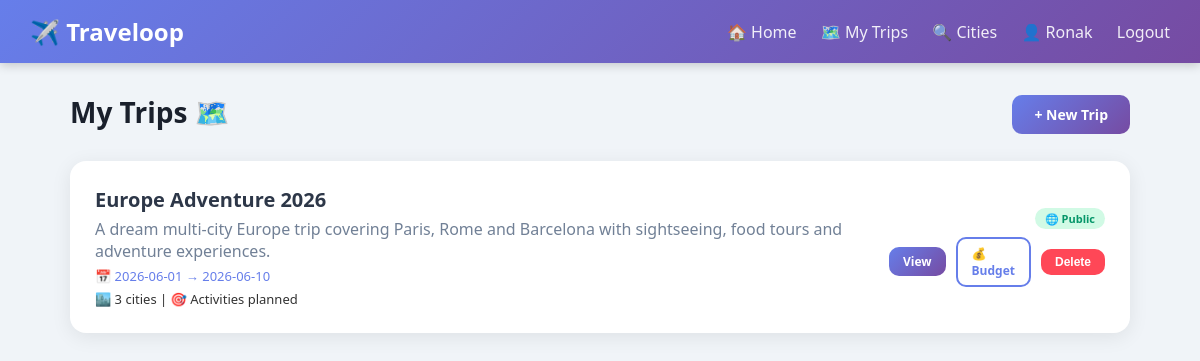
The page /trips (signed in) on the database its author committed.
### app.py (models this page shows)
class User(UserMixin, db.Model):
    id = db.Column(db.Integer, primary_key=True)
    name = db.Column(db.String(100), nullable=False)
    email = db.Column(db.String(120), unique=True, nullable=False)
    password = db.Column(db.String(200), nullable=False)
    created_at = db.Column(db.DateTime, default=datetime.utcnow)
    trips = db.relationship('Trip', backref='user', lazy=True, cascade='all, delete-orphan')

class Trip(db.Model):
    id = db.Column(db.Integer, primary_key=True)
    name = db.Column(db.String(200), nullable=False)
    description = db.Column(db.Text)
    start_date = db.Column(db.Date)
    end_date = db.Column(db.Date)
    is_public = db.Column(db.Boolean, default=False)
    total_budget = db.Column(db.Float, default=0.0)
    created_at = db.Column(db.DateTime, default=datetime.utcnow)
    user_id = db.Column(db.Integer, db.ForeignKey('user.id'), nullable=False)
    stops = db.relationship('Stop', backref='trip', lazy=True, cascade='all, delete-orphan', order_by='Stop.order')
    notes = db.relationship('Note', backref='trip', lazy=True, cascade='all, delete-orphan')
    checklist = db.relationship('ChecklistItem', backref='trip', lazy=True, cascade='all, delete-orphan')

### app.py (the view)
@app.route('/trips')
@login_required
def my_trips():
    trips = Trip.query.filter_by(user_id=current_user.id).order_by(Trip.created_at.desc()).all()
    return render_template('trips.html', trips=trips)

### app.py (called while the page is built)
@login_manager.user_loader
def load_user(user_id):
    return User.query.get(int(user_id))

### templates/trips.html
{% extends 'base.html' %}
{% block content %}
<div class="flex-between" style="margin-bottom:25px">
  <h1>My Trips 🗺️</h1>
  <a href="/trip/create" class="btn btn-primary">+ New Trip</a>
</div>
{% if trips %}
{% for trip in trips %}
<div class="card">
  <div class="flex-between">
    <div>
      <h2 style="margin-bottom:5px">{{trip.name}}</h2>
      <p class="text-gray">{{trip.description or 'No description added'}}</p>
      {% if trip.start_date %}<p style="font-size:13px;color:#667eea;margin-top:5px">📅 {{trip.start_date}} → {{trip.end_date}}</p>{% endif %}
      <p style="font-size:13px;margin-top:5px">🏙️ {{trip.stops|length}} cities | 🎯 Activities planned</p>
    </div>
    <div class="flex" style="flex-direction:column;gap:8px;align-items:flex-end">
      {% if trip.is_public %}<span class="badge badge-green">🌐 Public</span>{% else %}<span class="badge badge-blue">🔒 Private</span>{% endif %}
      <div class="flex">
        <a href="/trip/{{trip.id}}" class="btn btn-primary btn-sm">View</a>
        <a href="/trip/{{trip.id}}/budget" class="btn btn-outline btn-sm">💰 Budget</a>
        <form method="POST" action="/trip/{{trip.id}}/delete" style="display:inline" onsubmit="return confirm('Delete this trip?')">
          <button type="submit" class="btn btn-danger btn-sm">Delete</button>
        </form>
      </div>
    </div>
  </div>
</div>
{% endfor %}
{% else %}
<div class="card" style="text-align:center;padding:60px">
  <div style="font-size:50px">✈️</div>
  <h2>No trips planned yet</h2>
  <a href="/trip/create" class="btn btn-primary mt-20">Plan Your First Trip</a>
</div>
{% endif %}
{% endblock %}

### templates/base.html (shortened to what this page needs)
<!DOCTYPE html>
<html lang="en">
<head>
</head>
<body>
<nav>
  <a href="/" class="nav-brand">✈️ Traveloop</a>
  <div class="nav-links">
    {% if current_user.is_authenticated %}
      <a href="/dashboard">🏠 Home</a>
      <a href="/trips">🗺️ My Trips</a>
      <a href="/search/cities">🔍 Cities</a>
      <a href="/profile">👤 {{current_user.name}}</a>
      <a href="/logout">Logout</a>
    {% else %}
      <a href="/login">Login</a>
      <a href="/signup">Sign Up</a>
    {% endif %}
  </div>
</nav>
<div class="container">
{% block content %}{% endblock %}
</div>
</body>
</html>

### templates/base.html (style rules this page uses)
* { margin:0;padding:0;box-sizing:border-box }
body { font-family:'Segoe UI',sans-serif;background:#f0f4f8;color:#333 }
nav { background:linear-gradient(135deg,#667eea,#764ba2);padding:15px 30px;display:flex;justify-content:space-between;align-items:center;box-shadow:0 2px 10px rgba(0,0,0,0.2) }
.nav-brand { color:white;font-size:24px;font-weight:800;text-decoration:none }
.nav-links a { color:rgba(255,255,255,0.9);text-decoration:none;margin-left:20px;font-weight:500;transition:color 0.2s }
.container { max-width:1100px;margin:30px auto;padding:0 20px }
.card { background:white;border-radius:16px;padding:25px;box-shadow:0 4px 20px rgba(0,0,0,0.08);margin-bottom:20px }
.btn { display:inline-block;padding:10px 22px;border-radius:10px;border:none;cursor:pointer;font-weight:600;font-size:14px;text-decoration:none;transition:all 0.2s }
.btn-primary { background:linear-gradient(135deg,#667eea,#764ba2);color:white }
.btn-danger { background:#ff4757;color:white }
.btn-outline { background:transparent;border:2px solid #667eea;color:#667eea }
.btn-sm { padding:6px 14px;font-size:12px }
.badge { display:inline-block;padding:3px 10px;border-radius:20px;font-size:11px;font-weight:700 }
.badge-green { background:#d1fae5;color:#059669 }
h1 { font-size:28px;font-weight:800;color:#1a202c;margin-bottom:5px }
h2 { font-size:20px;font-weight:700;color:#2d3748;margin-bottom:15px }
.text-gray { color:#718096 }
.flex { display:flex;align-items:center;gap:10px }
.flex-between { display:flex;justify-content:space-between;align-items:center }

### rows shown on the page
User: name "Ronak"
Trip: name "Europe Adventure 2026", description "A dream multi-city Europe trip covering Paris, Rome and Barcelona with sightseeing, food tours and adventure experiences.", start_date "2026-06-01", end_date "2026-06-10", stops|length "3", is_public "🌐 Public"
